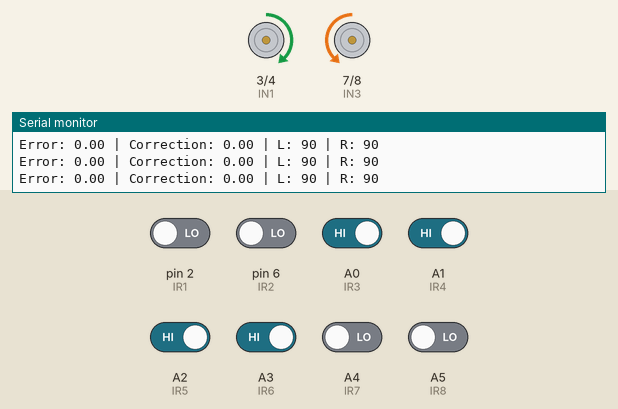
Bench run of a sketch on a simulated Arduino Uno, built with avr-gcc and run on an emulated ATmega328P. On the bench: motor-driver pin pairs drawn as motors (green arrow = first pin HIGH = forward, orange = second pin HIGH = backward, longer = more drive, scaled by the enable pin), the last lines printed to the serial monitor. The inputs (shaded band) are chosen by the test bench; at power-on: A0 (IR3), A1 (IR4), A2 (IR5), A3 (IR6) HIGH, A4 (IR7), A5 (IR8), pin 2 (IR1), pin 6 (IR2) LOW.

Above: at 2.2 s.
2.3 s: pin 2 (IR1) driven HIGH
At 3.5 s:
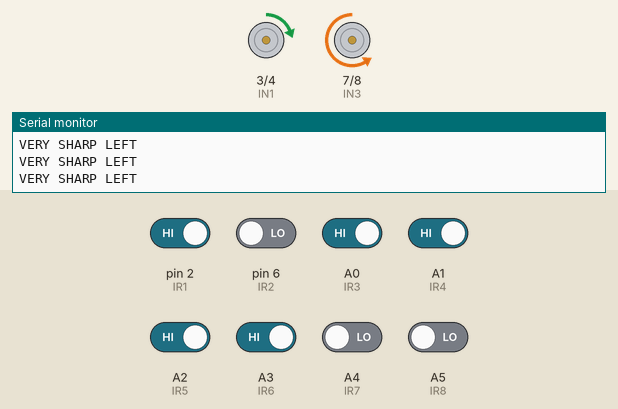
3.8 s: pin 2 (IR1) driven LOW
At 5.0 s:
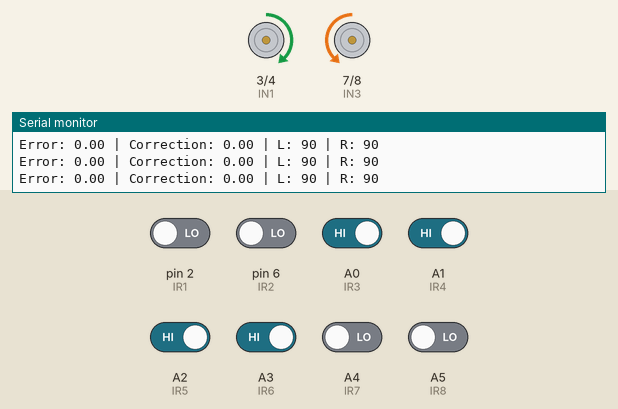
5.3 s: A0 (IR3) driven LOW
At 6.1 s:
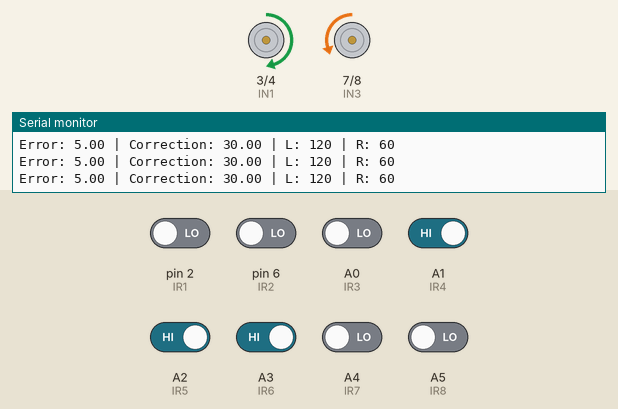
6.8 s: A3 (IR6) driven LOW
At 7.6 s:
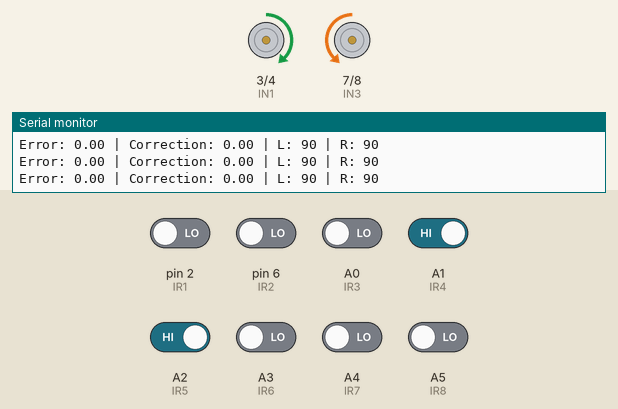
8.3 s: pin 6 (IR2) driven HIGH
At 9.4 s:
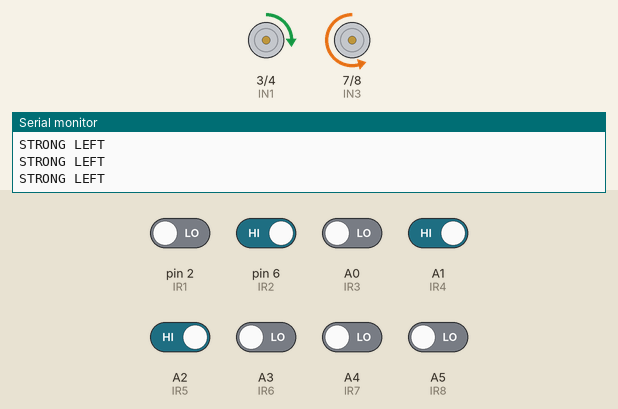
10.2 s: A5 (IR8) driven HIGH
At 10.8 s:
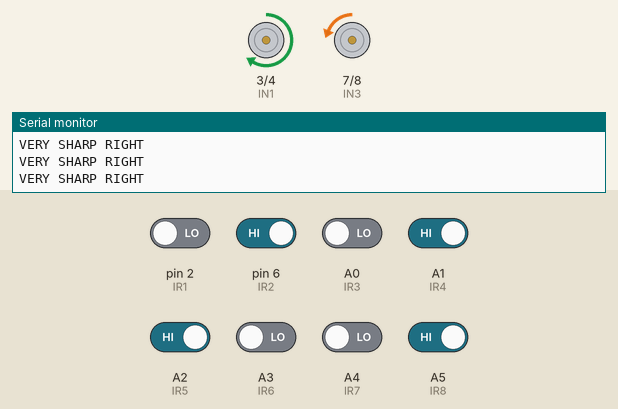
Timing chart, 0 to 13.1 s (numbered marks = the images above; inputs shaded):
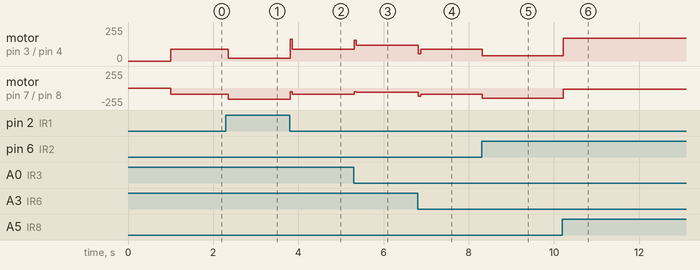

The sketch:

line_following_robot.ino
```cpp
// =====================================================
// 8 SENSOR LINE FOLLOWER
// Arduino UNO + L298N + RLS-08
// =====================================================


// =====================================================
// L298N
// =====================================================

const int ENA = 5;
const int IN1 = 3;
const int IN2 = 4;

const int IN3 = 7;
const int IN4 = 8;
const int ENB = 9;


// =====================================================
// RLS-08
// IR1 = LEFT
// IR8 = RIGHT
// =====================================================

const int IR1 = 2;
const int IR2 = 6;
const int IR3 = A0;
const int IR4 = A1;
const int IR5 = A2;
const int IR6 = A3;
const int IR7 = A4;
const int IR8 = A5;


// =====================================================
// SENSOR ARRAY
// =====================================================

int sensorPins[8] = {
  IR1, IR2, IR3, IR4,
  IR5, IR6, IR7, IR8
};


// =====================================================
// SENSOR WEIGHTS
// =====================================================

int weights[8] = {
  -35,   // IR1 LEFT
  -25,   // IR2
  -15,   // IR3
   -5,   // IR4
    5,   // IR5
   15,   // IR6
   25,   // IR7
   35    // IR8 RIGHT
};


// =====================================================
// RLS-08 LOGIC
//
// BLACK = HIGH
// WHITE = LOW
// =====================================================

const int LINE_DETECTED = HIGH;


// =====================================================
// PID
// =====================================================

float Kp = 6.0;
float Ki = 0.0;
float Kd = 7.0;

float error = 0;
float previousError = 0;

float integral = 0;
float derivative = 0;


// =====================================================
// SPEED
// =====================================================

int BASE_SPEED = 90;

int MIN_SPEED = 55;

int MAX_SPEED = 170;


// Normal PID maximum correction
int MAX_CORRECTION = 75;


// =====================================================
// SETUP
// =====================================================

void setup() {

  Serial.begin(9600);

  // Motor pins
  pinMode(ENA, OUTPUT);
  pinMode(IN1, OUTPUT);
  pinMode(IN2, OUTPUT);

  pinMode(IN3, OUTPUT);
  pinMode(IN4, OUTPUT);
  pinMode(ENB, OUTPUT);

  // Sensor pins
  for (int i = 0; i < 8; i++) {
    pinMode(sensorPins[i], INPUT);
  }

  stopMotors();

  delay(1000);
}


// =====================================================
// CALCULATE ERROR
// =====================================================

float calculateError() {

  int weightedSum = 0;

  int activeSensors = 0;


  for (int i = 0; i < 8; i++) {

    int value = digitalRead(sensorPins[i]);

    if (value == LINE_DETECTED) {

      weightedSum += weights[i];

      activeSensors++;
    }
  }


  // Line detected
  if (activeSensors > 0) {

    return (float)weightedSum / activeSensors;
  }


  // Line lost
  return previousError;
}


// =====================================================
// FORWARD
// =====================================================

void moveForward(int leftSpeed, int rightSpeed) {

  // LEFT MOTOR FORWARD
  digitalWrite(IN1, HIGH);
  digitalWrite(IN2, LOW);

  // RIGHT MOTOR FORWARD
  digitalWrite(IN3, LOW);
  digitalWrite(IN4, HIGH);

  analogWrite(ENA, leftSpeed);
  analogWrite(ENB, rightSpeed);
}


// =====================================================
// STOP
// =====================================================

void stopMotors() {

  analogWrite(ENA, 0);
  analogWrite(ENB, 0);

  digitalWrite(IN1, LOW);
  digitalWrite(IN2, LOW);

  digitalWrite(IN3, LOW);
  digitalWrite(IN4, LOW);
}


// =====================================================
// MAIN LOOP
// =====================================================

void loop() {

  // =================================================
  // READ SENSORS
  // =================================================

  int s1 = digitalRead(IR1);
  int s2 = digitalRead(IR2);
  int s3 = digitalRead(IR3);
  int s4 = digitalRead(IR4);
  int s5 = digitalRead(IR5);
  int s6 = digitalRead(IR6);
  int s7 = digitalRead(IR7);
  int s8 = digitalRead(IR8);


  // =================================================
  // VERY STRONG LEFT TURN
  //
  // IR1 sees the line strongly on the left.
  // =================================================

  if (s1 == LINE_DETECTED) {

    Serial.println("VERY SHARP LEFT");


    // Reset PID memory
    integral = 0;
    previousError = -35;


    // Pivot strongly LEFT
    moveForward(20, 170);


    delay(15);

    return;
  }


  // =================================================
  // VERY STRONG RIGHT TURN
  //
  // IR8 sees the line strongly on the right.
  // =================================================

  if (s8 == LINE_DETECTED) {

    Serial.println("VERY SHARP RIGHT");


    // Reset PID memory
    integral = 0;
    previousError = 35;


    // Pivot strongly RIGHT
    moveForward(170, 20);


    delay(15);

    return;
  }


  // =================================================
  // STRONG LEFT CURVE
  //
  // IR2 detects the line.
  // =================================================

  if (s2 == LINE_DETECTED) {

    Serial.println("STRONG LEFT");


    integral = 0;

    previousError = -25;


    // Strong left correction
    moveForward(40, 155);


    delay(10);

    return;
  }


  // =================================================
  // STRONG RIGHT CURVE
  //
  // IR7 detects the line.
  // =================================================

  if (s7 == LINE_DETECTED) {

    Serial.println("STRONG RIGHT");


    integral = 0;

    previousError = 25;


    // Strong right correction
    moveForward(155, 40);


    delay(10);

    return;
  }


  // =================================================
  // NORMAL PID
  // =================================================

  error = calculateError();


  // =================================================
  // INTEGRAL
  // =================================================

  integral += error;

  integral = constrain(
    integral,
    -100,
    100
  );


  // =================================================
  // DERIVATIVE
  // =================================================

  derivative = error - previousError;


  // =================================================
  // PID
  // =================================================

  float correction =
      (Kp * error)
      +
      (Ki * integral)
      +
      (Kd * derivative);


  // =================================================
  // LIMIT CORRECTION
  // =================================================

  correction = constrain(
    correction,
    -MAX_CORRECTION,
    MAX_CORRECTION
  );


  previousError = error;


  // =================================================
  // MOTOR SPEED
  // =================================================

  int leftSpeed =
      BASE_SPEED + correction;

  int rightSpeed =
      BASE_SPEED - correction;


  // =================================================
  // LIMIT SPEED
  // =================================================

  leftSpeed = constrain(
    leftSpeed,
    MIN_SPEED,
    MAX_SPEED
  );

  rightSpeed = constrain(
    rightSpeed,
    MIN_SPEED,
    MAX_SPEED
  );


  // =================================================
  // MOVE
  // =================================================

  moveForward(
    leftSpeed,
    rightSpeed
  );


  // =================================================
  // SERIAL MONITOR
  // =================================================

  Serial.print("Error: ");
  Serial.print(error);

  Serial.print(" | Correction: ");
  Serial.print(correction);

  Serial.print(" | L: ");
  Serial.print(leftSpeed);

  Serial.print(" | R: ");
  Serial.println(rightSpeed);


  delay(8);
}
```

Measured:
- after the input at 2.3 s, motor on pin 3 (IN1) / pin 4 (IN2): forward 90/255 → forward 20/255 after 0.05 s; motor on pin 7 (IN3) / pin 8 (IN4): backward 90/255 → backward 170/255 after 0.05 s
- after the input at 3.8 s, motor on pin 3 (IN1) / pin 4 (IN2): forward 20/255 → forward 90/255 at once; motor on pin 7 (IN3) / pin 8 (IN4): backward 170/255 → backward 90/255 at once
- after the input at 5.3 s, motor on pin 3 (IN1) / pin 4 (IN2): forward 90/255 → forward 120/255 at once; motor on pin 7 (IN3) / pin 8 (IN4): backward 90/255 → backward 60/255 at once
- after the input at 6.8 s, motor on pin 3 (IN1) / pin 4 (IN2): forward 120/255 → forward 90/255 at once; motor on pin 7 (IN3) / pin 8 (IN4): backward 60/255 → backward 90/255 at once
- after the input at 8.3 s, motor on pin 3 (IN1) / pin 4 (IN2): forward 90/255 → forward 40/255 at once; motor on pin 7 (IN3) / pin 8 (IN4): backward 90/255 → backward 155/255 at once
- after the input at 10.2 s, motor on pin 3 (IN1) / pin 4 (IN2): forward 40/255 → forward 170/255 at once; motor on pin 7 (IN3) / pin 8 (IN4): backward 155/255 → backward 20/255 at once
